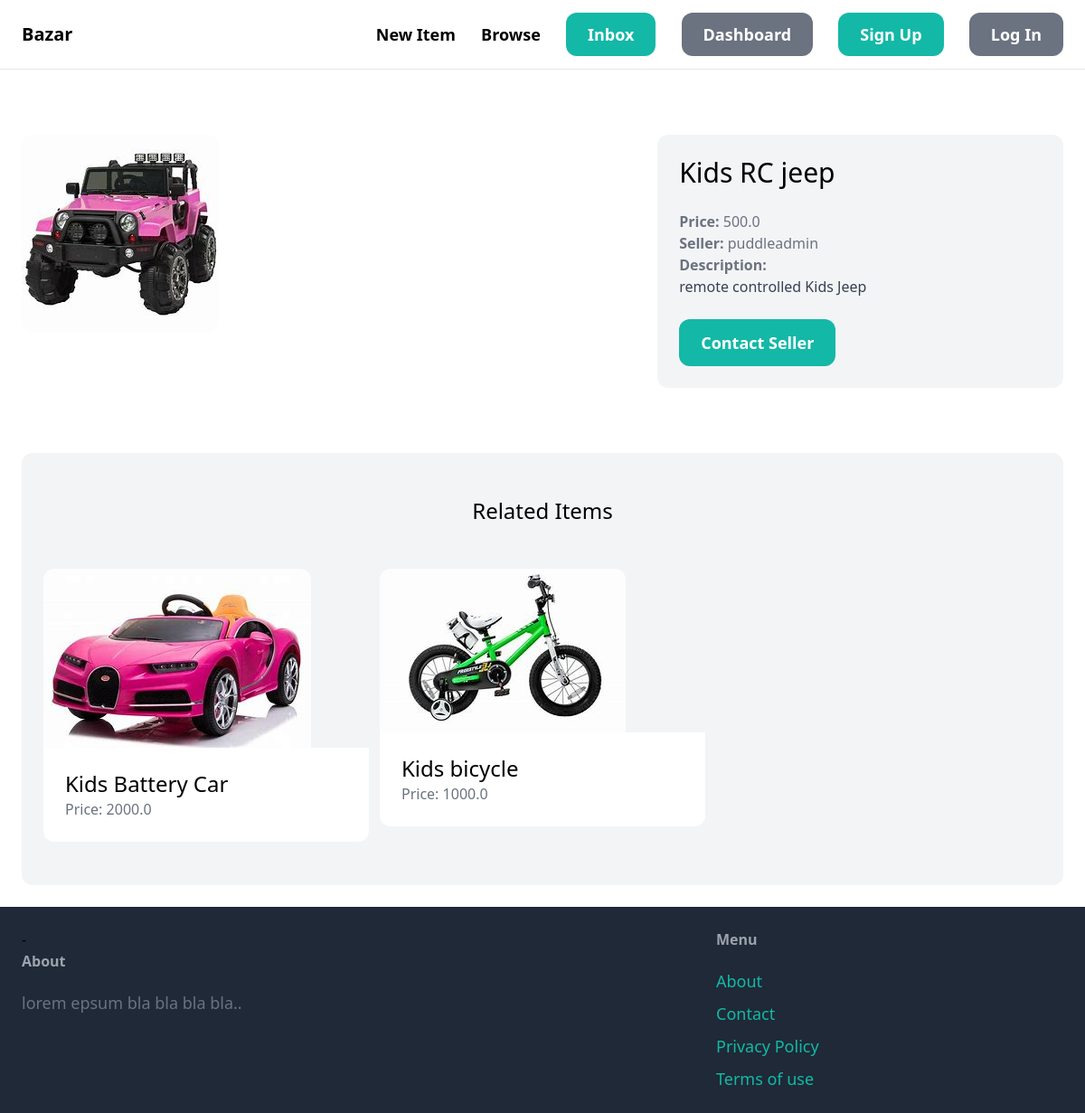
Page /items/1/ on the committed database.
### item/models.py (models this page shows, shortened)
class Item(models.Model):
    category = models.ForeignKey(Category, related_name='items', on_delete=models.CASCADE)
    name = models.CharField(max_length=255)
    description = models.TextField(blank=True, null=True)
    price = models.FloatField()
    image = models.ImageField(upload_to='item_images', blank=True, null=True)
    is_sold = models.BooleanField(default=False)
    created_at = models.DateTimeField(auto_now_add=True)
    created_by = models.ForeignKey(User, related_name='items', on_delete=models.CASCADE)

### item/views.py (the view)
# urls.py: path('<int:pk>/',views.detail,name='detail')
def detail(request, pk):
    item = get_object_or_404(Item, pk=pk)
    related_items = Item.objects.filter(category=item.category, is_sold=False).exclude(pk=pk)[0:3]
    return render(request,'item/detail.html', {'item' : item, 'related_items': related_items})

### item/templates/item/detail.html (shortened to what this page needs)
{% extends 'core/base.html' %}
{% block content %}
<div class="py-12 grid grid-cols-5 gap-5">
    <div class="col-span-3">
        <img src="{{ item.image.url }}" class="rounded-xl">
    </div>
    <div class="col-span-2 p-6 bg-gray-100 rounded-xl">
        <h1 class="mb-6 text-3xl">{{ item.name }}</h1>
        <p class="text-gray-500"><strong>Price: </strong>{{ item.price }}</p>
        <p class="text-gray-500"><strong>Seller: </strong>{{ item.created_by }}</p>
        {% if item.description %}
            <p class="text-gray-700">
                <strong class="text-gray-500">Description: </strong><br>
                {{ item.description }}
            </p>
        {% endif %}
        <a href="#" class="inline-block mt-6 px-6 py-3 text-lg font-semibold text-white bg-teal-500 hover:bg-teal-700 rounded-xl">Contact Seller</a>
    </div>
</div>
<div class="mt-6 py-12 px-6 bg-gray-100 rounded-xl">
        <h2 class="mb-12 text-2xl text-center">Related Items</h2>
        <div class="grid grid-cols-3 gap-3">
            {%  for item in related_items %}
                <div>
                    <a href="{% url 'item:detail' item.id %}">
                        <div>
                            <img src="{{ item.image.url }}" class="rounded-t-xl">
                        </div>
                        <div class="p-6 bg-white rounded-b-xl">
                            <h2 class="text-2xl">{{ item.name }}</h2>
                            <p class="text-gray-500">Price: {{ item.price }}</p>
                        </div>
                    </a>
                </div>
            {% endfor %}
        </div>
    </div>
{% endblock %}

### rows in the picture
Item: image (picture), name "Kids RC jeep", price "500.0", created_by "puddleadmin", description "remote controlled Kids Jeep"
Item: image (picture), name "Kids Battery Car", price "2000.0"
Item: image (picture), name "Kids bicycle", price "1000.0"
